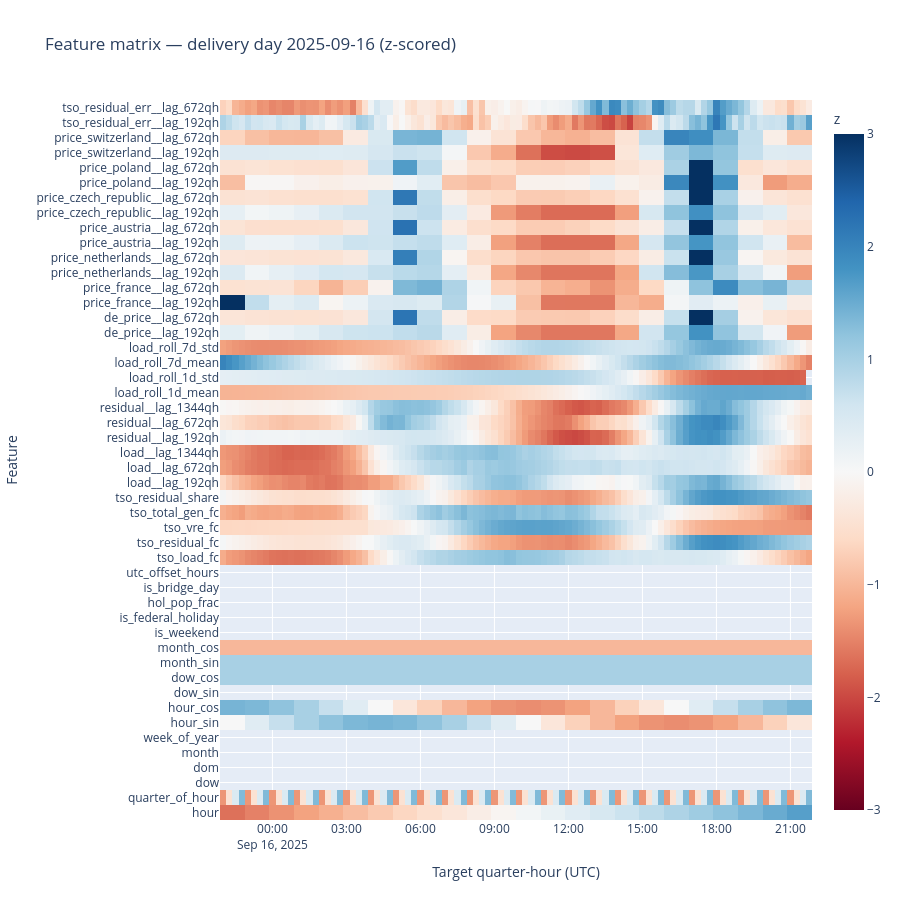

Notebook code for this chart:
### Code cell
# Heatmap — z-scored so all features fit on one colour scale
z = (feats - feats.mean()) / feats.std().replace(0, np.nan)
fig = go.Figure(
    go.Heatmap(
        z=z.values.T,
        x=feats.index,
        y=feats.columns,
        colorscale="RdBu",
        zmid=0,
        zmin=-3,
        zmax=3,
        colorbar=dict(title="z"),
    )
)
fig.update_layout(
    title=f"Feature matrix — delivery day {DELIVERY} (z-scored)",
    xaxis_title="Target quarter-hour (UTC)",
    yaxis_title="Feature",
    height=900,
)
fig

### Figure 1 — Plotly figure (JSON) as saved in the notebook; plotly's stock layout.template omitted (floating-point values rounded to 4 significant figures; data arrays with more than 128 entries replaced by an {"elided": "..."} marker saying what was removed)
{"data": [{"colorbar": {"title": {"text": "z"}}, "colorscale": [[0, "rgb(103,0,31)"], [0.1, "rgb(178,24,43)"], [0.2, "rgb(214,96,77)"], [0.3, "rgb(244,165,130)"], [0.4, "rgb(253,219,199)"], [0.5, "rgb(247,247,247)"], [0.6, "rgb(209,229,240)"], [0.7, "rgb(146,197,222)"], [0.8, "rgb(67,147,195)"], [0.9, "rgb(33,102,172)"], [1, "rgb(5,48,97)"]], "type": "heatmap", "x": ["2025-09-15T22:00:00+00:00", "2025-09-15T22:15:00+00:00", "2025-09-15T22:30:00+00:00", "2025-09-15T22:45:00+00:00", "2025-09-15T23:00:00+00:00", "2025-09-15T23:15:00+00:00", "2025-09-15T23:30:00+00:00", "2025-09-15T23:45:00+00:00", "2025-09-16T00:00:00+00:00", "2025-09-16T00:15:00+00:00", "2025-09-16T00:30:00+00:00", "2025-09-16T00:45:00+00:00", "2025-09-16T01:00:00+00:00", "2025-09-16T01:15:00+00:00", "2025-09-16T01:30:00+00:00", "2025-09-16T01:45:00+00:00", "2025-09-16T02:00:00+00:00", "2025-09-16T02:15:00+00:00", "2025-09-16T02:30:00+00:00", "2025-09-16T02:45:00+00:00", "2025-09-16T03:00:00+00:00", "2025-09-16T03:15:00+00:00", "2025-09-16T03:30:00+00:00", "2025-09-16T03:45:00+00:00", "2025-09-16T04:00:00+00:00", "2025-09-16T04:15:00+00:00", "2025-09-16T04:30:00+00:00", "2025-09-16T04:45:00+00:00", "2025-09-16T05:00:00+00:00", "2025-09-16T05:15:00+00:00", "2025-09-16T05:30:00+00:00", "2025-09-16T05:45:00+00:00", "2025-09-16T06:00:00+00:00", "2025-09-16T06:15:00+00:00", "2025-09-16T06:30:00+00:00", "2025-09-16T06:45:00+00:00", "2025-09-16T07:00:00+00:00", "2025-09-16T07:15:00+00:00", "2025-09-16T07:30:00+00:00", "2025-09-16T07:45:00+00:00", "2025-09-16T08:00:00+00:00", "2025-09-16T08:15:00+00:00", "2025-09-16T08:30:00+00:00", "2025-09-16T08:45:00+00:00", "2025-09-16T09:00:00+00:00", "2025-09-16T09:15:00+00:00", "2025-09-16T09:30:00+00:00", "2025-09-16T09:45:00+00:00", "2025-09-16T10:00:00+00:00", "2025-09-16T10:15:00+00:00", "2025-09-16T10:30:00+00:00", "2025-09-16T10:45:00+00:00", "2025-09-16T11:00:00+00:00", "2025-09-16T11:15:00+00:00", "2025-09-16T11:30:00+00:00", "2025-09-16T11:45:00+00:00", "2025-09-16T12:00:00+00:00", "2025-09-16T12:15:00+00:00", "2025-09-16T12:30:00+00:00", "2025-09-16T12:45:00+00:00", "2025-09-16T13:00:00+00:00", "2025-09-16T13:15:00+00:00", "2025-09-16T13:30:00+00:00", "2025-09-16T13:45:00+00:00", "2025-09-16T14:00:00+00:00", "2025-09-16T14:15:00+00:00", "2025-09-16T14:30:00+00:00", "2025-09-16T14:45:00+00:00", "2025-09-16T15:00:00+00:00", "2025-09-16T15:15:00+00:00", "2025-09-16T15:30:00+00:00", "2025-09-16T15:45:00+00:00", "2025-09-16T16:00:00+00:00", "2025-09-16T16:15:00+00:00", "2025-09-16T16:30:00+00:00", "2025-09-16T16:45:00+00:00", "2025-09-16T17:00:00+00:00", "2025-09-16T17:15:00+00:00", "2025-09-16T17:30:00+00:00", "2025-09-16T17:45:00+00:00", "2025-09-16T18:00:00+00:00", "2025-09-16T18:15:00+00:00", "2025-09-16T18:30:00+00:00", "2025-09-16T18:45:00+00:00", "2025-09-16T19:00:00+00:00", "2025-09-16T19:15:00+00:00", "2025-09-16T19:30:00+00:00", "2025-09-16T19:45:00+00:00", "2025-09-16T20:00:00+00:00", "2025-09-16T20:15:00+00:00", "2025-09-16T20:30:00+00:00", "2025-09-16T20:45:00+00:00", "2025-09-16T21:00:00+00:00", "2025-09-16T21:15:00+00:00", "2025-09-16T21:30:00+00:00", "2025-09-16T21:45:00+00:00"], "y": ["hour", "quarter_of_hour", "dow", "dom", "month", "week_of_year", "hour_sin", "hour_cos", "dow_sin", "dow_cos", "month_sin", "month_cos", "is_weekend", "is_federal_holiday", "hol_pop_frac", "is_bridge_day", "utc_offset_hours", "tso_load_fc", "tso_residual_fc", "tso_vre_fc", "tso_total_gen_fc", "tso_residual_share", "load__lag_192qh", "load__lag_672qh", "load__lag_1344qh", "residual__lag_192qh", "residual__lag_672qh", "residual__lag_1344qh", "load_roll_1d_mean", "load_roll_1d_std", "load_roll_7d_mean", "load_roll_7d_std", "de_price__lag_192qh", "de_price__lag_672qh", "price_france__lag_192qh", "price_france__lag_672qh", "price_netherlands__lag_192qh", "price_netherlands__lag_672qh", "price_austria__lag_192qh", "price_austria__lag_672qh", "price_czech_republic__lag_192qh", "price_czech_republic__lag_672qh", "price_poland__lag_192qh", "price_poland__lag_672qh", "price_switzerland__lag_192qh", "price_switzerland__lag_672qh", "tso_residual_err__lag_192qh", "tso_residual_err__lag_672qh"], "z": {"elided": "48x96 float values"}, "zmax": 3, "zmid": 0, "zmin": -3}], "layout": {"height": 900, "title": {"text": "Feature matrix — delivery day 2025-09-16 (z-scored)"}, "xaxis": {"title": {"text": "Target quarter-hour (UTC)"}}, "yaxis": {"title": {"text": "Feature"}}}}
